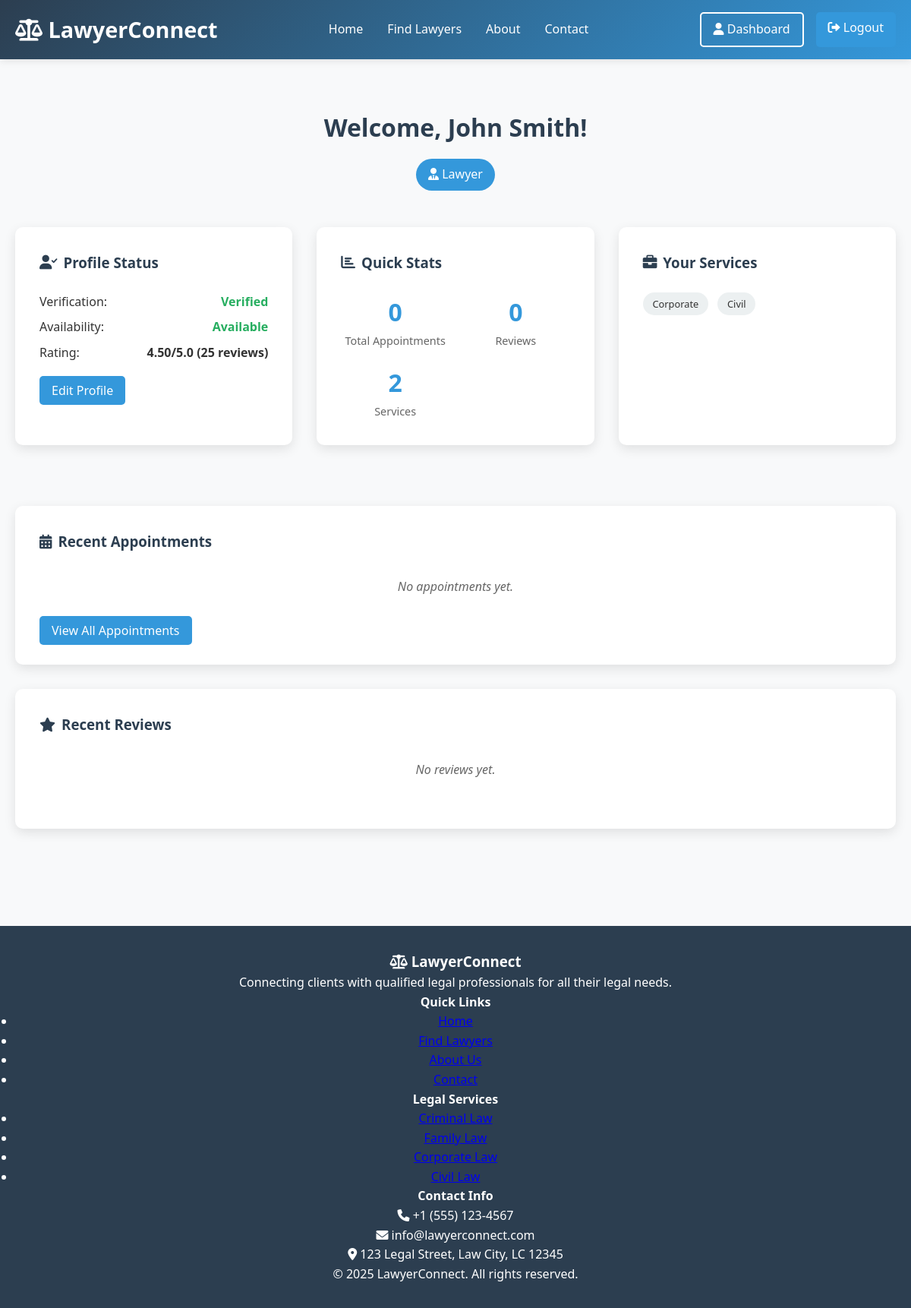
The app's page /dashboard.php (signed in) with its own data.
### tables this page shows
CREATE TABLE lawyer_profiles (
    id INT AUTO_INCREMENT PRIMARY KEY,
    user_id INT NOT NULL,
    specialization VARCHAR(100) NOT NULL,
    experience_years INT NOT NULL,
    license_number VARCHAR(50) UNIQUE NOT NULL,
    education TEXT,
    bio TEXT,
    consultation_fee DECIMAL(10,2),
    location VARCHAR(100) NOT NULL,
    office_address TEXT,
    rating DECIMAL(3,2) DEFAULT 0.00,
    total_reviews INT DEFAULT 0,
    is_verified BOOLEAN DEFAULT FALSE,
    availability_status ENUM('available', 'busy', 'unavailable') DEFAULT 'available',
    created_at TIMESTAMP DEFAULT CURRENT_TIMESTAMP,
    updated_at TIMESTAMP DEFAULT CURRENT_TIMESTAMP ON UPDATE CURRENT_TIMESTAMP,
    FOREIGN KEY (user_id) REFERENCES users(id) ON DELETE CASCADE
);

CREATE TABLE lawyer_services (
    id INT AUTO_INCREMENT PRIMARY KEY,
    lawyer_id INT NOT NULL,
    service_type ENUM('criminal', 'divorce', 'civil', 'corporate', 'family', 'property', 'immigration', 'tax', 'labor', 'intellectual_property') NOT NULL,
    description TEXT,
    created_at TIMESTAMP DEFAULT CURRENT_TIMESTAMP,
    FOREIGN KEY (lawyer_id) REFERENCES lawyer_profiles(id) ON DELETE CASCADE
);

### dashboard.php (the view, shortened to what this page needs)
<?php
include 'header.php';
require_once 'db.php';
$userId = $_SESSION['user_id'];
$userType = $_SESSION['user_type'];
$fullName = $_SESSION['full_name'];
try {
    if ($userType === 'lawyer') {
        $profileSql = "SELECT lp.*, u.email, u.phone, u.address
                      FROM lawyer_profiles lp
                      JOIN users u ON lp.user_id = u.id
                      WHERE lp.user_id = ?";
        $profileStmt = $pdo->prepare($profileSql);
        $profileStmt->execute([$userId]);
        $profile = $profileStmt->fetch();
        $appointmentSql = "SELECT a.*, u.full_name as customer_name, u.phone as customer_phone
                          FROM appointments a
                          JOIN users u ON a.customer_id = u.id
                          WHERE a.lawyer_id = ?
                          ORDER BY a.appointment_date DESC, a.appointment_time DESC
                          LIMIT 10";
        $appointmentStmt = $pdo->prepare($appointmentSql);
        $appointmentStmt->execute([$profile['id']]);
        $appointments = $appointmentStmt->fetchAll();
        $servicesSql = "SELECT service_type FROM lawyer_services WHERE lawyer_id = ?";
        $servicesStmt = $pdo->prepare($servicesSql);
        $servicesStmt->execute([$profile['id']]);
        $services = $servicesStmt->fetchAll();
        $reviewsSql = "SELECT r.*, u.full_name as customer_name
                      FROM reviews r
                      JOIN users u ON r.customer_id = u.id
                      WHERE r.lawyer_id = ?
                      ORDER BY r.created_at DESC
                      LIMIT 5";
        $reviewsStmt = $pdo->prepare($reviewsSql);
        $reviewsStmt->execute([$profile['id']]);
        $reviews = $reviewsStmt->fetchAll();
    }
} catch (PDOException $e) {
    $error = "Database error: " . $e->getMessage();
}
?>
<div class="dashboard-container">
    <div class="dashboard-header">
        <h1>Welcome, <?php echo htmlspecialchars($fullName); ?>!</h1>
        <p class="user-type-badge <?php echo $userType; ?>">
            <i class="fas fa-<?php echo $userType === 'lawyer' ? 'user-tie' : 'user'; ?>"></i>
            <?php echo ucfirst($userType); ?>
        </p>
    </div>
    <?php if ($userType === 'lawyer'): ?>
        <div class="dashboard-grid">
            <div class="dashboard-card">
                <h3><i class="fas fa-user-check"></i> Profile Status</h3>
                <div class="status-info">
                    <div class="status-item">
                        <span class="status-label">Verification:</span>
                        <span class="status-value <?php echo $profile['is_verified'] ? 'verified' : 'pending'; ?>">
                            <?php echo $profile['is_verified'] ? 'Verified' : 'Pending'; ?>
                        </span>
                    </div>
                    <div class="status-item">
                        <span class="status-label">Availability:</span>
                        <span class="status-value <?php echo $profile['availability_status']; ?>">
                            <?php echo ucfirst($profile['availability_status']); ?>
                        </span>
                    </div>
                    <div class="status-item">
                        <span class="status-label">Rating:</span>
                        <span class="status-value">
                            <?php echo $profile['rating']; ?>/5.0 (<?php echo $profile['total_reviews']; ?> reviews)
                        </span>
                    </div>
                </div>
                <a href="profile-edit.php" class="btn btn-primary">Edit Profile</a>
            </div>
            <div class="dashboard-card">
                <h3><i class="fas fa-chart-bar"></i> Quick Stats</h3>
                <div class="stats-grid">
                    <div class="stat-item">
                        <span class="stat-number"><?php echo count($appointments); ?></span>
                        <span class="stat-label">Total Appointments</span>
                    </div>
                    <div class="stat-item">
                        <span class="stat-number"><?php echo count($reviews); ?></span>
                        <span class="stat-label">Reviews</span>
                    </div>
                    <div class="stat-item">
                        <span class="stat-number"><?php echo count($services); ?></span>
                        <span class="stat-label">Services</span>
                    </div>
                </div>
            </div>
            <div class="dashboard-card">
                <h3><i class="fas fa-briefcase"></i> Your Services</h3>
                <div class="services-list">
                    <?php foreach ($services as $service): ?>
                        <span class="service-tag"><?php echo ucfirst(str_replace('_', ' ', $service['service_type'])); ?></span>
                    <?php endforeach; ?>
                </div>
                <a href="services-manage.php" class="btn btn-secondary">Manage Services</a>
            </div>
        </div>
        <div class="dashboard-card">
            <h3><i class="fas fa-calendar-alt"></i> Recent Appointments</h3>
            <?php if (!empty($appointments)): ?>
                <div class="appointments-list">
                    <?php foreach ($appointments as $appointment): ?>
                        <div class="appointment-item">
                            <div class="appointment-info">
                                <h4><?php echo htmlspecialchars($appointment['customer_name']); ?></h4>
                                <p><i class="fas fa-calendar"></i> <?php echo date('M j, Y', strtotime($appointment['appointment_date'])); ?></p>
                                <p><i class="fas fa-clock"></i> <?php echo date('g:i A', strtotime($appointment['appointment_time'])); ?></p>
                                <p><i class="fas fa-phone"></i> <?php echo htmlspecialchars($appointment['customer_phone']); ?></p>
                            </div>
                            <div class="appointment-status">
                                <span class="status-badge <?php echo $appointment['status']; ?>">
                                    <?php echo ucfirst($appointment['status']); ?>
                                </span>
                            </div>
                        </div>
                    <?php endforeach; ?>
                </div>
            <?php else: ?>
                <p class="no-data">No appointments yet.</p>
            <?php endif; ?>
            <a href="appointments.php" class="btn btn-primary">View All Appointments</a>
        </div>
        <div class="dashboard-card">
            <h3><i class="fas fa-star"></i> Recent Reviews</h3>
            <?php if (!empty($reviews)): ?>
                <div class="reviews-list">
                    <?php foreach ($reviews as $review): ?>
                        <div class="review-item">
                            <div class="review-header">
                                <h4><?php echo htmlspecialchars($review['customer_name']); ?></h4>
                                <div class="rating">
                                    <?php for ($i = 1; $i <= 5; $i++): ?>
                                        <span class="star <?php echo $i <= $review['rating'] ? 'filled' : ''; ?>">★</span>
                                    <?php endfor; ?>
                                </div>
                            </div>
                            <p><?php echo htmlspecialchars($review['review_text']); ?></p>
                            <small><?php echo date('M j, Y', strtotime($review['created_at'])); ?></small>
                        </div>
                    <?php endforeach; ?>
                </div>
            <?php else: ?>
                <p class="no-data">No reviews yet.</p>
            <?php endif; ?>
        </div>
    <?php endif; ?>
</div>
<?php include 'footer.php'; ?>

### css/style.css (style rules this page uses)
* { margin: 0; padding: 0; box-sizing: border-box; }
body { font-family: 'Segoe UI', Tahoma, Geneva, Verdana, sans-serif; line-height: 1.6; color: #333; background-color: #f8f9fa; }
.btn { padding: 0.5rem 1rem; border: none; border-radius: 5px; cursor: pointer; text-decoration: none; transition: all 0.3s; font-weight: 500; }
.btn-primary { background: #3498db; color: white; }
.btn-secondary { background: transparent; color: white; border: 2px solid white; }
.service-tag { display: inline-block; background: #ecf0f1; padding: 0.3rem 0.8rem; border-radius: 20px; font-size: 0.8rem; margin-right: 0.5rem; margin-bottom: 0.5rem; }

### dashboard.php (style rules this page uses)
.dashboard-container { max-width: 1200px; margin: 0 auto; padding: 2rem 0; }
.dashboard-header { text-align: center; margin-bottom: 3rem; }
.dashboard-header h1 { color: #2c3e50; margin-bottom: 1rem; }
.user-type-badge { display: inline-block; padding: 0.5rem 1rem; border-radius: 25px; font-weight: 500; color: white; }
.user-type-badge.lawyer { background: #3498db; }
.dashboard-grid { display: grid; grid-template-columns: repeat(auto-fit, minmax(300px, 1fr)); gap: 2rem; margin-bottom: 3rem; }
.dashboard-card { background: white; padding: 2rem; border-radius: 10px; box-shadow: 0 5px 15px rgba(0,0,0,0.1); margin-bottom: 2rem; }
.dashboard-card h3 { color: #2c3e50; margin-bottom: 1.5rem; display: flex; align-items: center; gap: 0.5rem; }
.status-info { margin-bottom: 1.5rem; }
.status-item { display: flex; justify-content: space-between; margin-bottom: 0.5rem; }
.status-label { font-weight: 500; }
.status-value { font-weight: bold; }
.status-value.verified { color: #27ae60; }
.status-value.available { color: #27ae60; }
.stats-grid { display: grid; grid-template-columns: repeat(auto-fit, minmax(100px, 1fr)); gap: 1rem; }
.stat-item { text-align: center; }
.stat-number { display: block; font-size: 2rem; font-weight: bold; color: #3498db; }
.stat-label { font-size: 0.9rem; color: #666; }
.services-list { margin-bottom: 1.5rem; }
.service-tag { display: inline-block; background: #ecf0f1; padding: 0.3rem 0.8rem; border-radius: 20px; font-size: 0.8rem; margin-right: 0.5rem; margin-bottom: 0.5rem; }
.no-data { text-align: center; color: #666; font-style: italic; margin: 2rem 0; }

### records on screen
lawyer_profiles: availability_status "Available", rating "4.50", total_reviews "25"
lawyer_services: service_type "Corporate"
lawyer_services: service_type "Civil"

### other values on screen
$fullName "John Smith"
$userType "Lawyer"
count($appointments) "0"
count($reviews) "0"
count($services) "2"
